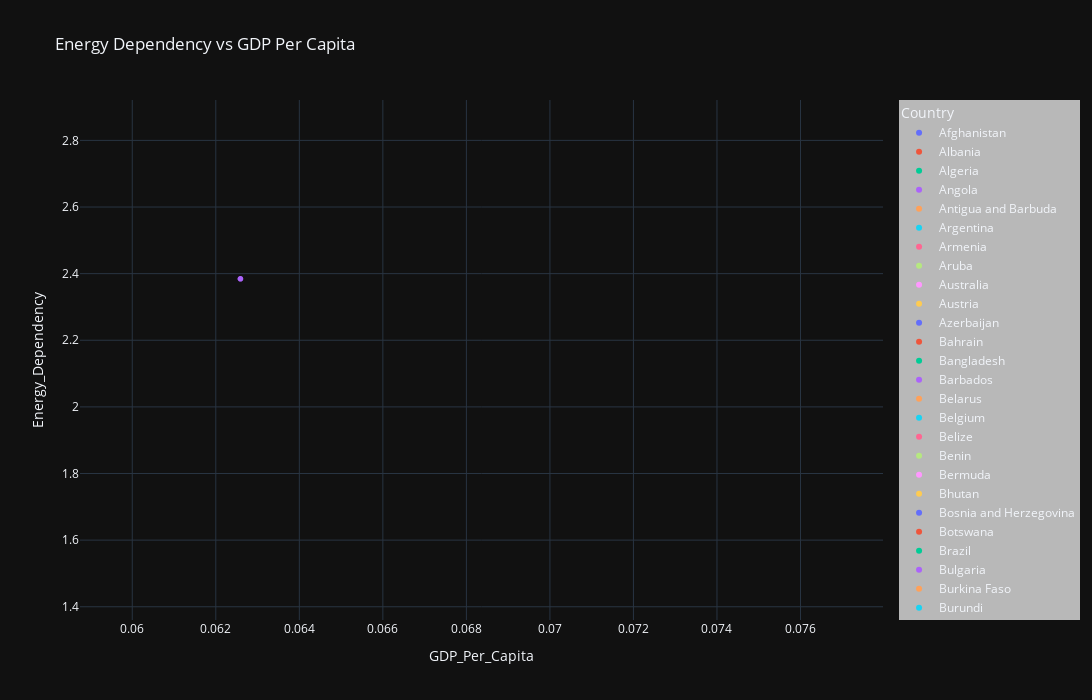

Notebook code for this chart:
### Code cell
fig = px.scatter(df, x="GDP_Per_Capita", y="Energy_Dependency", color="Entity",
                 title="Energy Dependency vs GDP Per Capita", template="plotly_dark",
                 hover_data=["Year"])

# Increase figure size and adjust legend
fig.update_layout(
    width=1200, height=700,  # Larger figure size
    legend_title="Country",  # Rename legend title
    legend=dict(
        x=1.02, y=1,  # Move legend outside the plot
        bgcolor="rgba(255,255,255,0.7)",  # Semi-transparent background for readability
        font=dict(size=12)  # Increase font size
    )
)

fig.show()
